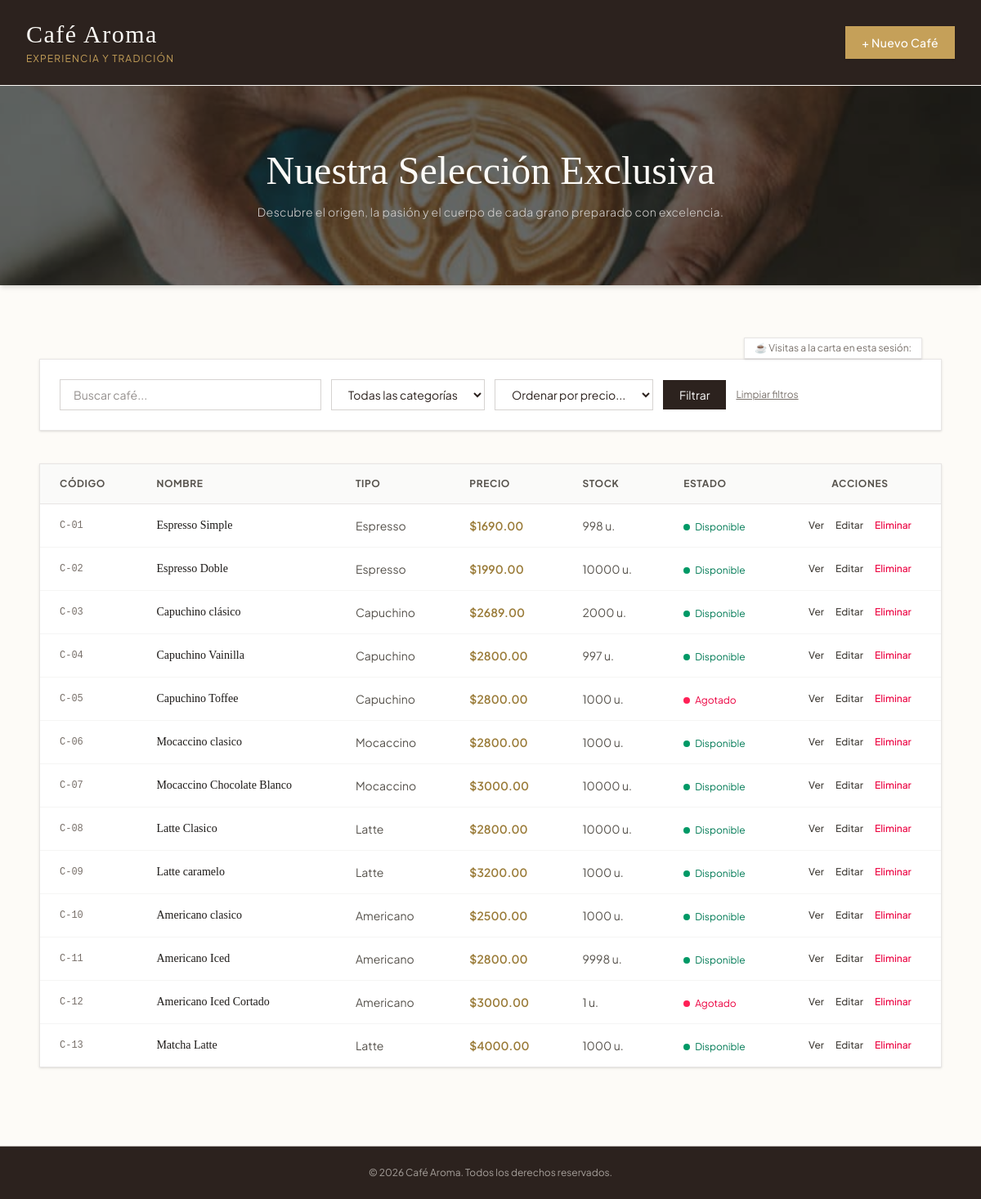
The page / on the database its author committed.
### carta/models.py (models this page shows, shortened)
class Cafe(models.Model):
    codigo = models.CharField(max_length=20, unique=True)
    nombre = models.CharField(max_length=100)
    descripcion = models.TextField(blank=True, null=True)
    tipo = models.ForeignKey(TipoCafe, on_delete=models.PROTECT)
    precio = models.DecimalField(max_digits=10, decimal_places=2, validators=[MinValueValidator(0)])
    stock = models.IntegerField(validators=[MinValueValidator(0)])
    disponible = models.BooleanField(default=True)
    fecha_incorporacion = models.DateField()

class TipoCafe(models.Model):
    nombre = models.CharField(max_length=60, unique=True)
    descripcion = models.TextField(blank=True, null=True)

### carta/views.py (the view)
# urls.py: path('', views.lista_carta, name='lista_carta'),
def lista_carta(request):
    cafes = Cafe.objects.all()
    tipos = TipoCafe.objects.all() # Para llenar el select de categorías
    visitas = request.session.get('contador_visitas_carta', 0)
    visitas += 1
    request.session['contador_visitas_carta'] = visitas
    query = request.GET.get('q')
    if query:
        cafes = cafes.filter(nombre__icontains=query)
    tipo_id = request.GET.get('tipo')
    if tipo_id:
        cafes = cafes.filter(tipo_id=tipo_id)
    orden = request.GET.get('orden')
    if orden == 'precio_asc':
        cafes = cafes.order_by('precio')
    elif orden == 'precio_desc':
        cafes = cafes.order_by('-precio')
    return render(request, 'carta/lista_carta.html', {
        'cafes': cafes,
        'tipos': tipos,
        'query': query or '',
        'tipo_seleccionado': tipo_id or '',
        'orden_seleccionado': orden or ''
    })

### carta/templates/carta/lista_carta.html (shortened to what this page needs)
{% load static %}
<!DOCTYPE html>
<html lang="es">
<head>
    <script src="https://cdn.jsdelivr.net/npm/@tailwindcss/browser@4"></script>
</head>
<body class="min-h-screen flex flex-col justify-between selection:bg-[#C5A059] selection:text-white">
    <header class="bg-coffee text-[#FDFBF7] py-6 px-8 shadow-sm border-b border-gold/30">
        <div class="max-w-6xl mx-auto flex justify-between items-center">
            <div>
                <h1 class="text-3xl font-serif tracking-wider">Café Aroma</h1>
                <p class="text-xs text-[#C5A059] tracking-widest uppercase mt-1">Experiencia y Tradición</p>
            </div>
            <a href="{% url 'crear_cafe' %}" class="bg-[#C5A059] hover:bg-[#b08d4b] text-white px-5 py-2.5 rounded-none text-sm font-medium tracking-wide transition shadow-sm">
                + Nuevo Café
            </a>
        </div>
    </header>
    <div class="relative bg-stone-900 text-white overflow-hidden shadow-md">
        <div class="absolute inset-0 opacity-40">
            <img src="{% static '/carta/images/speciality-coffee-768x512.jpg' %}" alt="Especialidad Café Aroma" class="w-full h-full object-cover">
        </div>
        <div class="relative max-w-6xl mx-auto px-6 py-20 text-center">
            <h2 class="text-4xl md:text-5xl font-serif mb-4 text-[#FDFBF7]">Nuestra Selección Exclusiva</h2>
            <p class="text-stone-300 max-w-xl mx-auto text-sm tracking-wide font-light">Descubre el origen, la pasión y el cuerpo de cada grano preparado con excelencia.</p>
        </div>
    </div>
    <main class="max-w-6xl mx-auto px-6 py-12 w-full flex-grow">
    <div class="max-w-6xl mx-auto px-6 pt-4 flex justify-end">
        <span class="text-xs text-stone-500 bg-white px-3 py-1 border border-stone-200 shadow-sm">
            ☕ Visitas a la carta en esta sesión: <strong class="text-[#9A7B38]">{{ visitas }}</strong>
        </span>
    </div>
        <div class="bg-white p-6 border border-stone-200 shadow-sm mb-10 flex flex-wrap gap-4 items-center justify-between">
            <form method="GET" class="flex flex-wrap gap-3 items-center w-full">
                <input type="text" name="q" placeholder="Buscar café..." value="{{ query }}"
                       class="border border-stone-300 px-4 py-2 text-sm focus:outline-none focus:border-[#C5A059] flex-grow md:max-w-xs">
                <select name="tipo" class="border border-stone-300 px-4 py-2 text-sm focus:outline-none focus:border-[#C5A059] bg-white">
                    <option value="">Todas las categorías</option>
                </select>
                <select name="orden" class="border border-stone-300 px-4 py-2 text-sm focus:outline-none focus:border-[#C5A059] bg-white">
                    <option value="">Ordenar por precio...</option>
                </select>
                <button type="submit" class="bg-[#2C221E] text-white px-5 py-2 text-sm hover:bg-[#43342E] transition">Filtrar</button>
                <a href="{% url 'lista_carta' %}" class="text-xs text-stone-500 hover:text-[#C5A059] underline">Limpiar filtros</a>
            </form>
        </div>
        <div class="bg-white border border-stone-200 shadow-sm overflow-hidden">
            <table class="w-full text-left border-collapse">
                <thead>
                    <tr class="bg-stone-50 border-b border-stone-200 text-xs uppercase tracking-wider text-stone-600 font-semibold">
                        <th class="py-4 px-6">Código</th>
                        <th class="py-4 px-6">Nombre</th>
                        <th class="py-4 px-6">Tipo</th>
                        <th class="py-4 px-6">Precio</th>
                        <th class="py-4 px-6">Stock</th>
                        <th class="py-4 px-6">Estado</th>
                        <th class="py-4 px-6 text-center">Acciones</th>
                    </tr>
                </thead>
                <tbody class="divide-y divide-stone-100 text-sm">
                    {% for cafe in cafes %}
                    <tr class="hover:bg-stone-50/50 transition">
                        <td class="py-4 px-6 font-mono text-stone-500 text-xs">{{ cafe.codigo }}</td>
                        <td class="py-4 px-6 font-medium font-serif text-stone-900">{{ cafe.nombre }}</td>
                        <td class="py-4 px-6 text-stone-600">{{ cafe.tipo.nombre }}</td>
                        <td class="py-4 px-6 font-semibold text-[#9A7B38]">${{ cafe.precio }}</td>
                        <td class="py-4 px-6 text-stone-600">{{ cafe.stock }} u.</td>
                        <td class="py-4 px-6">
                            {% if cafe.disponible %}
                                <span class="inline-block w-2 h-2 rounded-full bg-emerald-600 mr-1.5"></span><span class="text-xs text-emerald-700">Disponible</span>
                            {% else %}
                                <span class="inline-block w-2 h-2 rounded-full bg-rose-500 mr-1.5"></span><span class="text-xs text-rose-600">Agotado</span>
                            {% endif %}
                        </td>
                        <td class="py-4 px-6 text-center space-x-3 text-xs">
                            <a href="{% url 'detalle_cafe' cafe.pk %}" class="text-stone-700 hover:text-[#C5A059] font-medium">Ver</a>
                            <a href="{% url 'editar_cafe' cafe.pk %}" class="text-stone-700 hover:text-[#C5A059] font-medium">Editar</a>
                            <a href="{% url 'eliminar_cafe' cafe.pk %}" class="text-rose-600 hover:text-rose-800 font-medium">Eliminar</a>
                        </td>
                    </tr>
                    {% empty %}
                    <tr>
                        <td colspan="7" class="py-12 text-center text-stone-400 italic">No se encontraron cafés en la carta.</td>
                    </tr>
                    {% endfor %}
                </tbody>
            </table>
        </div>
    </main>
    <footer class="bg-coffee text-stone-400 py-6 text-center text-xs border-t border-gold/20 mt-12">
        <p>© 2026 Café Aroma. Todos los derechos reservados.</p>
    </footer>
</body>
</html>

### carta/templates/carta/lista_carta.html (style rules this page uses)
body { font-family: 'Plus Jakarta Sans', sans-serif; background-color: #FDFBF7; color: #2C221E; }
h1, h2, h3, .font-serif { font-family: 'Playfair Display', serif; }
.bg-coffee { background-color: #2C221E; }

### rows shown on the page
Cafe: codigo "C-01", nombre "Espresso Simple", tipo.nombre "Espresso", precio "1690.00", stock "998", disponible True (drawn)
Cafe: codigo "C-02", nombre "Espresso Doble", tipo.nombre "Espresso", precio "1990.00", stock "10000", disponible True (drawn)
Cafe: codigo "C-03", nombre "Capuchino clásico", tipo.nombre "Capuchino", precio "2689.00", stock "2000", disponible True (drawn)
Cafe: codigo "C-04", nombre "Capuchino Vainilla", tipo.nombre "Capuchino", precio "2800.00", stock "997", disponible True (drawn)
Cafe: codigo "C-05", nombre "Capuchino Toffee", tipo.nombre "Capuchino", precio "2800.00", stock "1000", disponible False (drawn)
Cafe: codigo "C-06", nombre "Mocaccino clasico", tipo.nombre "Mocaccino", precio "2800.00", stock "1000", disponible True (drawn)
Cafe: codigo "C-07", nombre "Mocaccino Chocolate Blanco", tipo.nombre "Mocaccino", precio "3000.00", stock "10000", disponible True (drawn)
Cafe: codigo "C-08", nombre "Latte Clasico", tipo.nombre "Latte", precio "2800.00", stock "10000", disponible True (drawn)
Cafe: codigo "C-09", nombre "Latte caramelo", tipo.nombre "Latte", precio "3200.00", stock "1000", disponible True (drawn)
Cafe: codigo "C-10", nombre "Americano clasico", tipo.nombre "Americano", precio "2500.00", stock "1000", disponible True (drawn)
Cafe: codigo "C-11", nombre "Americano Iced", tipo.nombre "Americano", precio "2800.00", stock "9998", disponible True (drawn)
Cafe: codigo "C-12", nombre "Americano Iced Cortado", tipo.nombre "Americano", precio "3000.00", stock "1", disponible False (drawn)
Cafe: codigo "C-13", nombre "Matcha Latte", tipo.nombre "Latte", precio "4000.00", stock "1000", disponible True (drawn)
